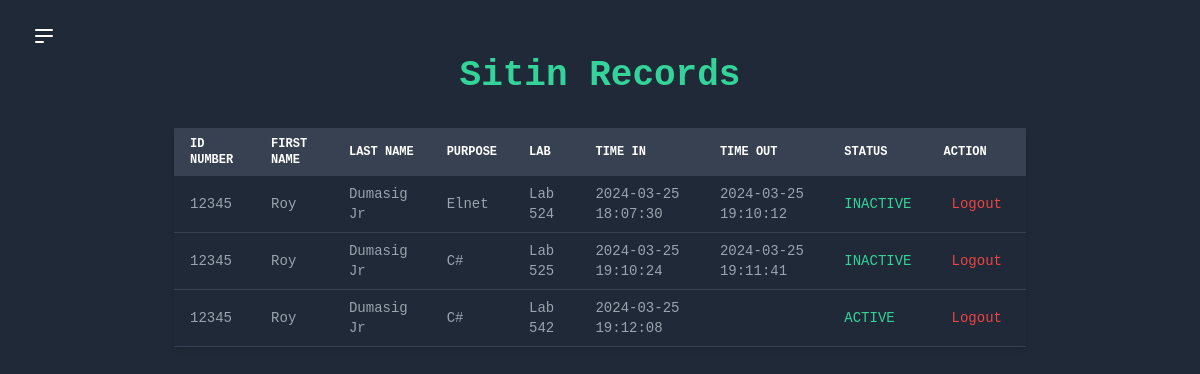
Before: /view_records.php with the older database file.
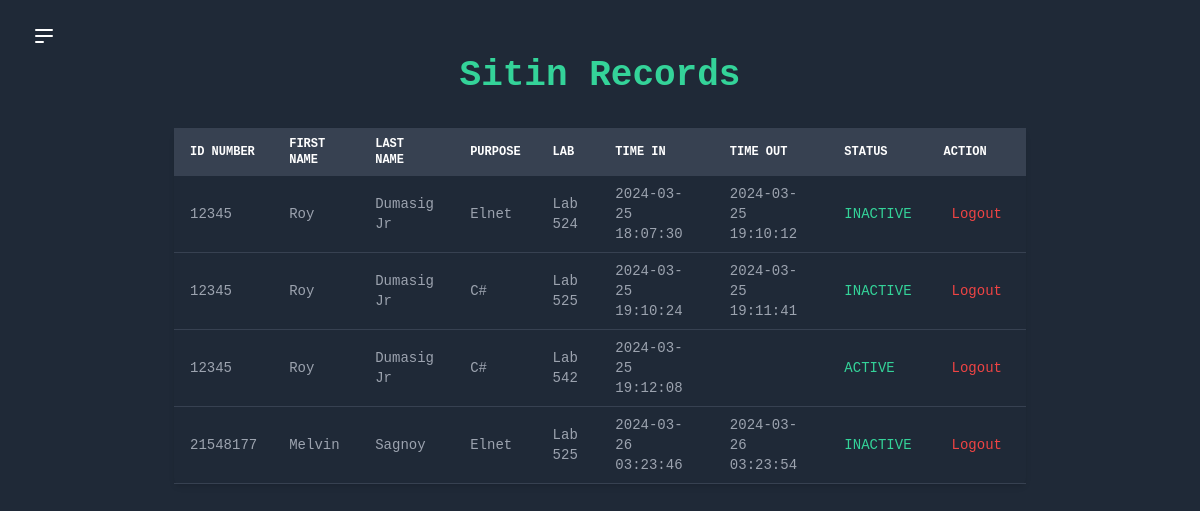
After: the same page with the newer database file.
### tables this page shows
CREATE TABLE sitin_student (
    id INTEGER PRIMARY KEY AUTOINCREMENT,
    id_number TEXT,
    firstname TEXT,
    lastname TEXT,
    purpose TEXT,
    lab TEXT,
    remaining_sessions INTEGER,
    time_in TEXT,
    time_out TEXT,
    status TEXT
);

CREATE TABLE student (
    id INTEGER PRIMARY KEY,
    id_number VARCHAR(50) NOT NULL,
    firstname VARCHAR(50) NOT NULL,
    lastname VARCHAR(50) NOT NULL,
    email VARCHAR(100) NOT NULL,
    password VARCHAR(255) NOT NULL
);

### view_records.php (the view, shortened to what this page needs)
<?php
$db = new SQLite3('sitin.db');
$query = $db->prepare("
  SELECT s.id_number, st.firstname, st.lastname, s.purpose, s.lab, s.time_in, s.time_out, s.status
  FROM sitin_student s
  JOIN student st ON s.id_number = st.id_number
");
$result = $query->execute();
?>
<!DOCTYPE html>
<html lang="en">
<head>
  <link href="https://cdn.jsdelivr.net/npm/tailwindcss@2.2.16/dist/tailwind.min.css" rel="stylesheet">
</head>
<body class="flex min-h-screen bg-gray-800 font-mono text-white">
  <div class="flex-1 px-8 py-6 ">
    <button id="menu-toggle" class="focus:outline-none">
      <svg class="h-6 w-6 text-white hover:text-gray-200" viewBox="0 0 24 24" fill="none" xmlns="http://www.w3.org/2000/svg">
        <path d="M4 6H20M4 12H20M4 18H11Z" stroke="currentColor" stroke-width="2" stroke-linecap="round" stroke-linejoin="round"></path>
      </svg>
    </button>
    <center>
      <h2 class="text-4xl font-semibold mb-6 text-green-400">Sitin Records</h2>
    </center>
    <div class="mt-8 ">
      <?php if ($result && $result->numColumns() > 0): ?>
      <center>
        <table class="table-auto w-full shadow-md rounded-md overflow-x-auto transition-upper-to-lower">
          <thead>
            <tr class="text-xs font-medium text-left text-white bg-gray-700 uppercase">
              <th class="px-4 py-2">ID NUMBER</th>
              <th class="px-4 py-2">FIRST NAME</th>
              <th class="px-4 py-2">LAST NAME</th>
              <th class="px-4 py-2">PURPOSE</th>
              <th class="px-4 py-2">LAB</th>
              <th class="px-4 py-2">TIME IN</th>
              <th class="px-4 py-2">TIME OUT</th>
              <th class="px-4 py-2">STATUS</th>
              <th class="px-4 py-2">ACTION</th>
            </tr>
          </thead>
          <tbody>
            <?php while ($row = $result->fetchArray(SQLITE3_ASSOC)): ?>
            <tr class="border-b border-gray-700 text-sm text-gray-400 hover:bg-gray-800 hover:text-white">
              <td class="px-4 py-2"><?php echo $row['id_number']; ?></td>
              <td class="px-4 py-2 capitalize"><?php echo $row['firstname']; ?></td>
              <td class="px-4 py-2 capitalize"><?php echo $row['lastname']; ?></td>
              <td class="px-4 py-2 capitalize"><?php echo $row['purpose']; ?></td>
              <td class="px-4 py-2 capitalize"><?php echo $row['lab']; ?></td>
              <td class="px-4 py-2"><?php echo $row['time_in']; ?></td>
              <td id="time-out-column" class="px-4 py-2"><?php echo $row['time_out']; ?></td>
              <td class="px-4 py-2 text-green-400"><?php echo $row['status']; ?></td>
              <td class="px-4 py-2">
                <form method="POST" action="">
                  <button type="submit" name="logout" class="text-red-500 hover:text-red-700 px-2 py-1 rounded-md focus:outline-none">Logout</button>
                </form>
              </td>
            </tr>
            <?php endwhile; ?>
            </tbody>
        </table>
      </center>
      <?php else: ?>
      <p class="text-red-500 text-center">No sitin records found.</p>
      <?php endif; ?>
    </div>
  </div>
</body>
</html>

### view_records.php (style rules this page uses)
.transition-upper-to-lower { animation: upper-to-lower 0.7s ease forwards; }
table { font-size: 14px; max-width: 75%; width: 75%; table-layout: fixed; }
th, td { padding: 8px; }

Changed rows visible on the page:
added sitin_student: id_number "21548177", student.firstname "Melvin", student.lastname "Sagnoy", purpose "Elnet", lab "Lab 525", time_in "2024-03-26 03:23:46", time_out "2024-03-26 03:23:54", status "INACTIVE"
